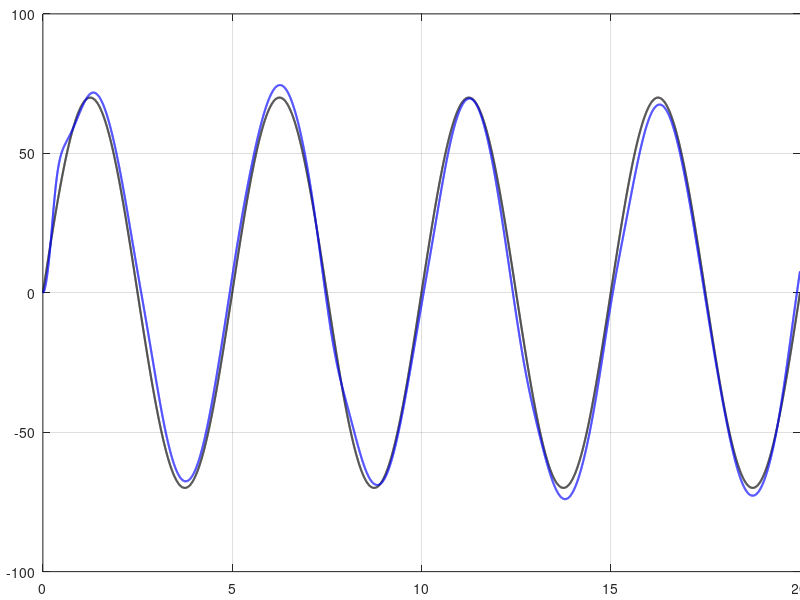
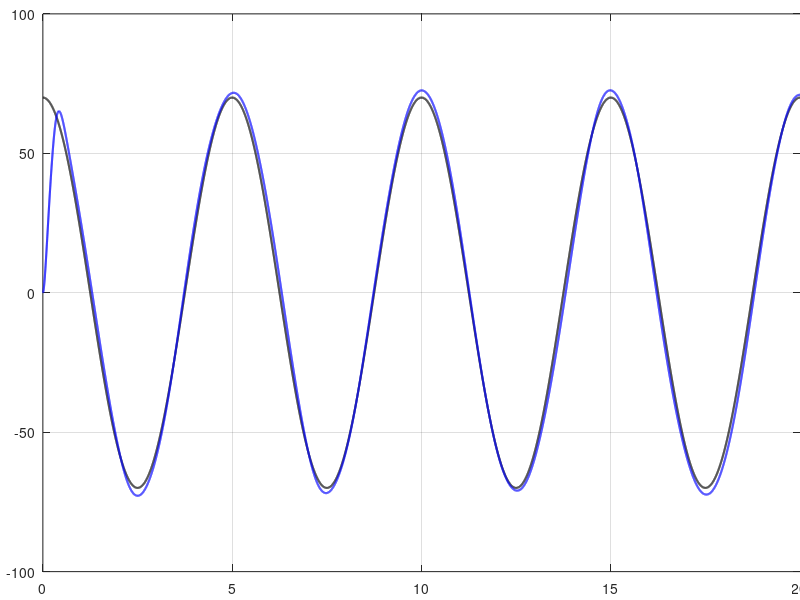
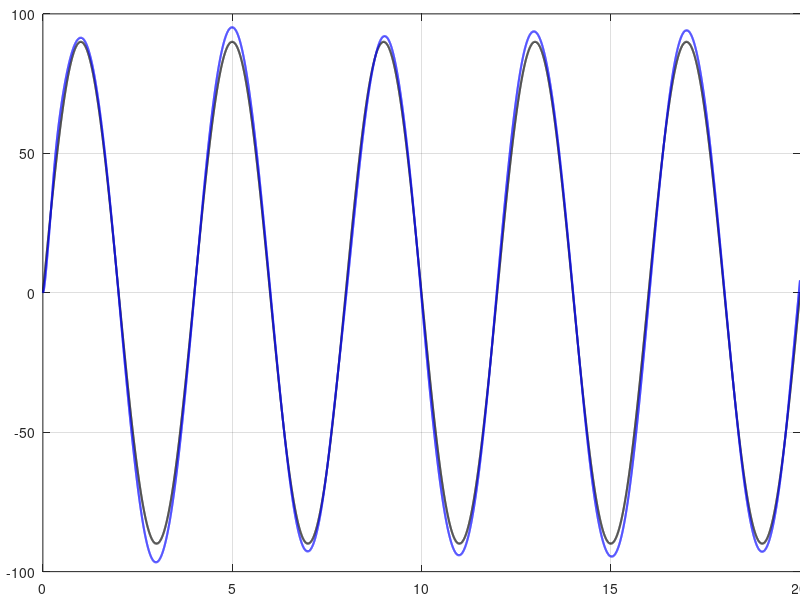

Here is the MATLAB script that generated these plots, in order:
clear; clc;

ref= csvread('./att_bs_fntsmc/ref_cmd.csv', 1, 0);

state_bs_fntsmc = csvread('./att_bs_fntsmc/uav_state.csv', 1, 0);
% state_fntsmc_rl_obs = csvread('./RL-FNTSMC-OBS/uav_state.csv', 1, 0);
% state_fntsmc_rl = csvread('./RL-FNTSMC/uav_state.csv', 1, 0);
% state_fntsmc_obs = csvread('./FNTSMC-OBS/uav_state.csv', 1, 0);

time = ref(:, 1);
att_ref = ref(:, 8 : 10) * 180 / pi;
% psi_ref = ref(:, 7) * 180 / pi;

%% 得到数据
att_bs_fntsmc = state_bs_fntsmc(:, 8 : 10) * 180 / pi;

%% Position
% phi
figure(1);
set(gca, 'LooseInset', [0, 0, 0, 0]);
set(gca, 'FontSize', 10);
set(gcf, 'unit', 'centimeters', 'position', [25 15 7 5]);
plot(time, att_ref(:, 1), 'linewidth', 1.5, 'color', 'black');
hold on;
plot(time, att_bs_fntsmc(:, 1) , 'linewidth', 1.5, 'color', 'blue');
% hold on;
% plot(time, pos_fntsmc_rl_obs(:, 1), 'linewidth', 1.5, 'color', 'red');
% hold on;
% plot(time, pos_fntsmc_rl(:, 1), 'linewidth', 1.5, 'color', '#ffa500');
% hold on;
% plot(time, pos_fntsmc_obs(:, 1), 'linewidth', 1.5, 'color', 'green');
xlim([0, 20]);
% ylim([-1.5, 2]);
grid();

% theta
figure(2);
set(gca, 'LooseInset', [0,0,0,0]);
set(gca, 'FontSize', 10);
set(gcf, 'unit', 'centimeters', 'position', [25 15 7 5]);
plot(time, att_ref(:, 2), 'linewidth', 1.5, 'color', 'black');
hold on;
plot(time, att_bs_fntsmc(:, 2) , 'linewidth', 1.5, 'color', 'blue');
% hold on;
% plot(time, pos_fntsmc_rl_obs(:, 2), 'linewidth', 1.5, 'color', 'red');
% hold on;
% plot(time, pos_fntsmc_rl(:, 2), 'linewidth', 1.5, 'color', '#ffa500');
% hold on;
% plot(time, pos_fntsmc_obs(:, 2), 'linewidth', 1.5, 'color', 'green');
xlim([0, 20]);
% ylim([-1.5, 2]);
grid();

% psi
figure(3);
set(gca, 'LooseInset', [0,0,0,0]);
set(gca, 'FontSize', 10);
set(gcf, 'unit', 'centimeters', 'position', [25 15 7 5]);
plot(time, att_ref(:, 3), 'linewidth', 1.5, 'color', 'black');
hold on;
plot(time, att_bs_fntsmc(:, 3) , 'linewidth', 1.5, 'color', 'blue');
% hold on;
% plot(time, pos_fntsmc_rl_obs(:, 3), 'linewidth', 1.5, 'color', 'red');
% hold on;
% plot(time, pos_fntsmc_rl(:, 3), 'linewidth', 1.5, 'color', '#ffa500');
% hold on;
% plot(time, pos_fntsmc_obs(:, 3), 'linewidth', 1.5, 'color', 'green');
xlim([0, 20]);
% ylim([0., 1.5]);
grid();
